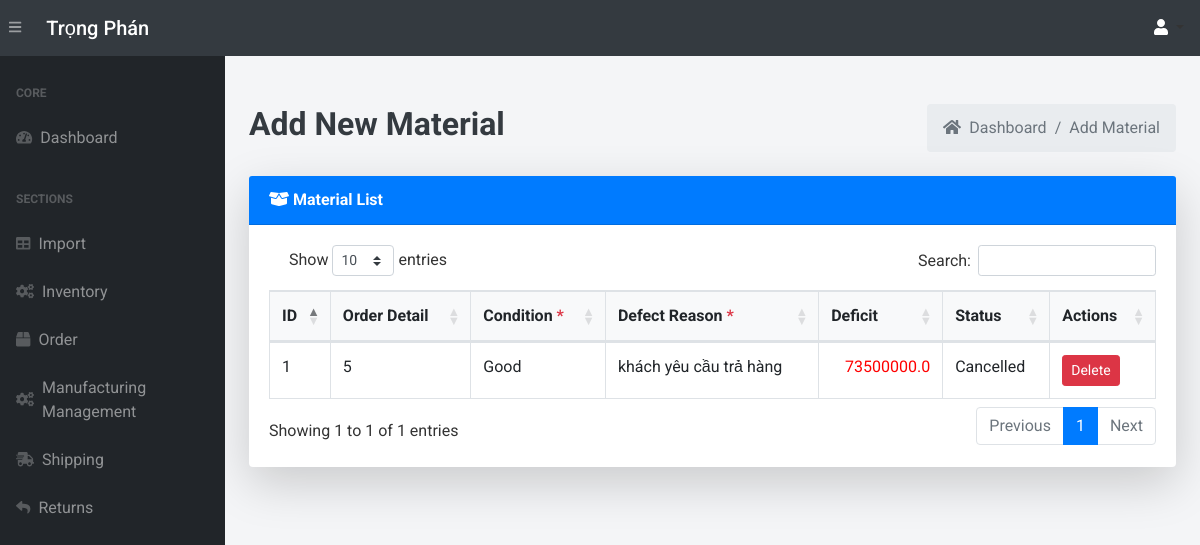
Page /returns/ (signed in) on the committed database.
### app.py (models this page shows)
class ReturnRequest(db.Model):
    __tablename__ = 'return_requests'
    return_id = db.Column(db.Integer, primary_key=True)
    order_detail_id = db.Column(db.Integer, db.ForeignKey('order_details.order_detail_id'))
    return_status = db.Column(db.String(50), default='Pending')
    condition = db.Column(db.String(50))
    defect_reason = db.Column(db.String(255))
    inspection_date = db.Column(db.DateTime, default=vietnam_now)
    refund_method  = db.Column(db.String(100))
    quan = db.Column(db.Numeric(10, 2), nullable=False)
    order_detail = db.relationship('OrderDetail', backref='return_requests')

### app.py (the view)
@app.route('/returns/')
@login_required
def returns():
    return_request = ReturnRequest.query.all()
    shipping = Shipping.query.all()
    return render_template("returns.html",return_request=return_request, shipping=shipping  )

### app.py (called while the page is built, shortened)
@login_manager.user_loader
def load_user(user_id):
    return User.query.get(int(user_id))

def add_monthly_data():
    current_year = datetime.now().year
    months = [f"{current_year}-{str(month).zfill(2)}" for month in range(1, 4)]  # Tháng 1 đến tháng 6
    for month in months:
        existing_month_data = db.session.query(Order).filter(Order.order_date.like(f'{month}%')).first()
    db.session.commit()

@app.before_request
def initialize_data():
    add_monthly_data()

### templates/returns.html (shortened to what this page needs)
{% extends 'base.html' %}
{% block content %}
<main>
    <div class="container-fluid mt-5">
        <div class="d-flex justify-content-between align-items-center mb-4">
            <h1 class="text-dark font-weight-bold" style="font-size: 2rem;">Add New Material</h1>
            <ol class="breadcrumb mb-0">
                <li class="breadcrumb-item"><a href="/" class="text-decoration-none text-muted"><i class="fas fa-home mr-1"></i> Dashboard</a></li>
                <li class="breadcrumb-item active">Add Material</li>
            </ol>
        </div>
        <div class="card shadow-lg border-0 mb-4">
            <div class="card-header bg-primary text-white font-weight-bold">
                <i class="fas fa-box-open"></i> Material List
            </div>
            <div class="card-body">
                <table class="table table-bordered table-hover" id="dataTable" width="100%" cellspacing="0">
                    <thead class="bg-light">
                        <tr>
                            <th>ID</th>
                            <th>Order Detail</th>
                            <th>Condition <span class="text-danger">*</span></th>
                            <th>Defect Reason <span class="text-danger">*</span></th>
                            <th>Deficit</th>
                            <th>Status</th>
                            <th>Actions</th>
                        </tr>
                    </thead>
                    <tbody>
                        {% for item in return_request %}
                        <tr>
                            <td>{{ item.return_id }}</td>
                            <td>{{ item.order_detail_id }}</td>
                            <td>
                                {% if item.condition is none %}
                                <form action="{{ url_for('classify_condition', return_id=item.return_id) }}" method="POST" class="d-flex align-items-center">
                                    <select name="condition" required class="form-control mb-2 mr-2" style="inline-size: none;">
                                        <option value="" disabled selected>Select</option>
                                        <option value="Good" {% if item.condition == 'Good' %}selected{% endif %}>Good</option>
                                        <option value="Damaged" {% if item.condition == 'Damaged' %}selected{% endif %}>Damaged</option>
                                    </select>
                                    <button type="submit" class="btn btn-primary btn-sm">Classify</button>
                                </form>
                                {% else %}
                                    {{ item.condition }}
                                {% endif %}
                            </td>
                            <td>
                                {% if not item.defect_reason %}
                                    <form action="{{ url_for('classify_defect_reason', return_id=item.return_id) }}" method="POST" class="d-flex flex-column align-items-start">
                                        <input type="text" name="defect_reason" placeholder="Enter defect reason" required class="form-control mb-2">
                                    </form>
                                {% else %}
                                    {{ item.defect_reason }}
                                {% endif %}
                            </td>
                            <td style="color: red; text-align: right;">
                                {{ item.refund_method  }}
                            </td>
                            <td>{{ item.return_status }}</td>
                            <td>
                                <form action="{{ url_for('delete_return', return_id=item.return_id) }}" method="POST">
                                    <button type="submit" class="btn btn-danger btn-sm">Delete</button>
                                </form>
                            </td>
                        </tr>
                        {% endfor %}
                    </tbody>
                </table>
            </div>
        </div>
    </div>
</main>
{% endblock %}

### templates/base.html (style rules this page uses)
body { font-family: 'Roboto', sans-serif; background-color: #f4f5f7; color: #333; }
#dataTable { width: 100% !important; margin-top: 20px; }

### rows in the picture
ReturnRequest: return_id "1", order_detail_id "5", condition "Good", defect_reason "khách yêu cầu trả hàng", refund_method "73500000.0", return_status "Cancelled"
